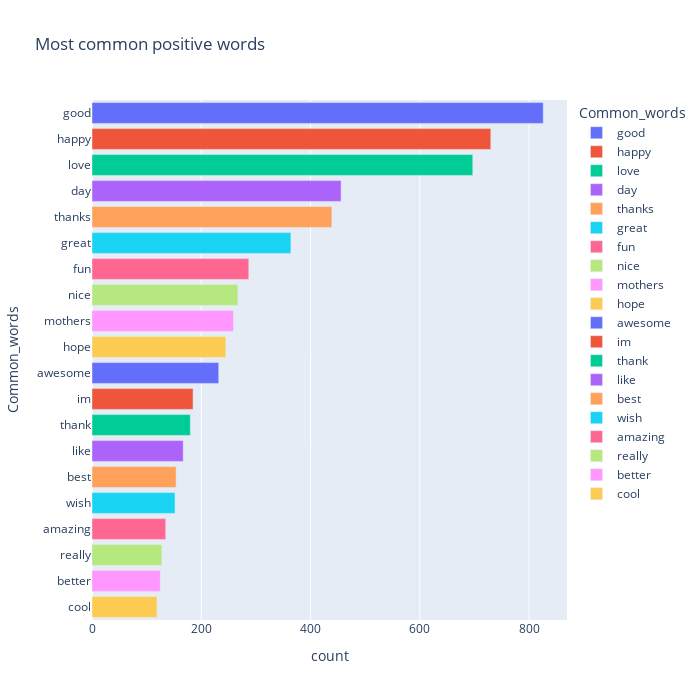

Notebook cell for this chart:
### Code cell
fig = px.bar(temp_positive, x="count", y="Common_words", title='Most common positive words', orientation='h', 
             width=700, height=700,color='Common_words')
fig.show()

### Figure 1 — Plotly figure (JSON) as saved in the notebook; plotly's stock layout.template omitted (floating-point values rounded to 4 significant figures)
{"data": [{"alignmentgroup": "True", "hovertemplate": "Common_words=%{y}<br>count=%{x}<extra></extra>", "legendgroup": "good", "marker": {"color": "#636efa", "pattern": {"shape": ""}}, "name": "good", "offsetgroup": "good", "orientation": "h", "showlegend": true, "textposition": "auto", "type": "bar", "x": [826], "xaxis": "x", "y": ["good"], "yaxis": "y"}, {"alignmentgroup": "True", "hovertemplate": "Common_words=%{y}<br>count=%{x}<extra></extra>", "legendgroup": "happy", "marker": {"color": "#EF553B", "pattern": {"shape": ""}}, "name": "happy", "offsetgroup": "happy", "orientation": "h", "showlegend": true, "textposition": "auto", "type": "bar", "x": [730], "xaxis": "x", "y": ["happy"], "yaxis": "y"}, {"alignmentgroup": "True", "hovertemplate": "Common_words=%{y}<br>count=%{x}<extra></extra>", "legendgroup": "love", "marker": {"color": "#00cc96", "pattern": {"shape": ""}}, "name": "love", "offsetgroup": "love", "orientation": "h", "showlegend": true, "textposition": "auto", "type": "bar", "x": [697], "xaxis": "x", "y": ["love"], "yaxis": "y"}, {"alignmentgroup": "True", "hovertemplate": "Common_words=%{y}<br>count=%{x}<extra></extra>", "legendgroup": "day", "marker": {"color": "#ab63fa", "pattern": {"shape": ""}}, "name": "day", "offsetgroup": "day", "orientation": "h", "showlegend": true, "textposition": "auto", "type": "bar", "x": [456], "xaxis": "x", "y": ["day"], "yaxis": "y"}, {"alignmentgroup": "True", "hovertemplate": "Common_words=%{y}<br>count=%{x}<extra></extra>", "legendgroup": "thanks", "marker": {"color": "#FFA15A", "pattern": {"shape": ""}}, "name": "thanks", "offsetgroup": "thanks", "orientation": "h", "showlegend": true, "textposition": "auto", "type": "bar", "x": [439], "xaxis": "x", "y": ["thanks"], "yaxis": "y"}, {"alignmentgroup": "True", "hovertemplate": "Common_words=%{y}<br>count=%{x}<extra></extra>", "legendgroup": "great", "marker": {"color": "#19d3f3", "pattern": {"shape": ""}}, "name": "great", "offsetgroup": "great", "orientation": "h", "showlegend": true, "textposition": "auto", "type": "bar", "x": [364], "xaxis": "x", "y": ["great"], "yaxis": "y"}, {"alignmentgroup": "True", "hovertemplate": "Common_words=%{y}<br>count=%{x}<extra></extra>", "legendgroup": "fun", "marker": {"color": "#FF6692", "pattern": {"shape": ""}}, "name": "fun", "offsetgroup": "fun", "orientation": "h", "showlegend": true, "textposition": "auto", "type": "bar", "x": [287], "xaxis": "x", "y": ["fun"], "yaxis": "y"}, {"alignmentgroup": "True", "hovertemplate": "Common_words=%{y}<br>count=%{x}<extra></extra>", "legendgroup": "nice", "marker": {"color": "#B6E880", "pattern": {"shape": ""}}, "name": "nice", "offsetgroup": "nice", "orientation": "h", "showlegend": true, "textposition": "auto", "type": "bar", "x": [267], "xaxis": "x", "y": ["nice"], "yaxis": "y"}, {"alignmentgroup": "True", "hovertemplate": "Common_words=%{y}<br>count=%{x}<extra></extra>", "legendgroup": "mothers", "marker": {"color": "#FF97FF", "pattern": {"shape": ""}}, "name": "mothers", "offsetgroup": "mothers", "orientation": "h", "showlegend": true, "textposition": "auto", "type": "bar", "x": [259], "xaxis": "x", "y": ["mothers"], "yaxis": "y"}, {"alignmentgroup": "True", "hovertemplate": "Common_words=%{y}<br>count=%{x}<extra></extra>", "legendgroup": "hope", "marker": {"color": "#FECB52", "pattern": {"shape": ""}}, "name": "hope", "offsetgroup": "hope", "orientation": "h", "showlegend": true, "textposition": "auto", "type": "bar", "x": [245], "xaxis": "x", "y": ["hope"], "yaxis": "y"}, {"alignmentgroup": "True", "hovertemplate": "Common_words=%{y}<br>count=%{x}<extra></extra>", "legendgroup": "awesome", "marker": {"color": "#636efa", "pattern": {"shape": ""}}, "name": "awesome", "offsetgroup": "awesome", "orientation": "h", "showlegend": true, "textposition": "auto", "type": "bar", "x": [232], "xaxis": "x", "y": ["awesome"], "yaxis": "y"}, {"alignmentgroup": "True", "hovertemplate": "Common_words=%{y}<br>count=%{x}<extra></extra>", "legendgroup": "im", "marker": {"color": "#EF553B", "pattern": {"shape": ""}}, "name": "im", "offsetgroup": "im", "orientation": "h", "showlegend": true, "textposition": "auto", "type": "bar", "x": [185], "xaxis": "x", "y": ["im"], "yaxis": "y"}, {"alignmentgroup": "True", "hovertemplate": "Common_words=%{y}<br>count=%{x}<extra></extra>", "legendgroup": "thank", "marker": {"color": "#00cc96", "pattern": {"shape": ""}}, "name": "thank", "offsetgroup": "thank", "orientation": "h", "showlegend": true, "textposition": "auto", "type": "bar", "x": [180], "xaxis": "x", "y": ["thank"], "yaxis": "y"}, {"alignmentgroup": "True", "hovertemplate": "Common_words=%{y}<br>count=%{x}<extra></extra>", "legendgroup": "like", "marker": {"color": "#ab63fa", "pattern": {"shape": ""}}, "name": "like", "offsetgroup": "like", "orientation": "h", "showlegend": true, "textposition": "auto", "type": "bar", "x": [167], "xaxis": "x", "y": ["like"], "yaxis": "y"}, {"alignmentgroup": "True", "hovertemplate": "Common_words=%{y}<br>count=%{x}<extra></extra>", "legendgroup": "best", "marker": {"color": "#FFA15A", "pattern": {"shape": ""}}, "name": "best", "offsetgroup": "best", "orientation": "h", "showlegend": true, "textposition": "auto", "type": "bar", "x": [154], "xaxis": "x", "y": ["best"], "yaxis": "y"}, {"alignmentgroup": "True", "hovertemplate": "Common_words=%{y}<br>count=%{x}<extra></extra>", "legendgroup": "wish", "marker": {"color": "#19d3f3", "pattern": {"shape": ""}}, "name": "wish", "offsetgroup": "wish", "orientation": "h", "showlegend": true, "textposition": "auto", "type": "bar", "x": [152], "xaxis": "x", "y": ["wish"], "yaxis": "y"}, {"alignmentgroup": "True", "hovertemplate": "Common_words=%{y}<br>count=%{x}<extra></extra>", "legendgroup": "amazing", "marker": {"color": "#FF6692", "pattern": {"shape": ""}}, "name": "amazing", "offsetgroup": "amazing", "orientation": "h", "showlegend": true, "textposition": "auto", "type": "bar", "x": [135], "xaxis": "x", "y": ["amazing"], "yaxis": "y"}, {"alignmentgroup": "True", "hovertemplate": "Common_words=%{y}<br>count=%{x}<extra></extra>", "legendgroup": "really", "marker": {"color": "#B6E880", "pattern": {"shape": ""}}, "name": "really", "offsetgroup": "really", "orientation": "h", "showlegend": true, "textposition": "auto", "type": "bar", "x": [128], "xaxis": "x", "y": ["really"], "yaxis": "y"}, {"alignmentgroup": "True", "hovertemplate": "Common_words=%{y}<br>count=%{x}<extra></extra>", "legendgroup": "better", "marker": {"color": "#FF97FF", "pattern": {"shape": ""}}, "name": "better", "offsetgroup": "better", "orientation": "h", "showlegend": true, "textposition": "auto", "type": "bar", "x": [125], "xaxis": "x", "y": ["better"], "yaxis": "y"}, {"alignmentgroup": "True", "hovertemplate": "Common_words=%{y}<br>count=%{x}<extra></extra>", "legendgroup": "cool", "marker": {"color": "#FECB52", "pattern": {"shape": ""}}, "name": "cool", "offsetgroup": "cool", "orientation": "h", "showlegend": true, "textposition": "auto", "type": "bar", "x": [119], "xaxis": "x", "y": ["cool"], "yaxis": "y"}], "layout": {"barmode": "relative", "height": 700, "legend": {"title": {"text": "Common_words"}, "tracegroupgap": 0}, "title": {"text": "Most common positive words"}, "width": 700, "xaxis": {"anchor": "y", "domain": [0, 1], "title": {"text": "count"}}, "yaxis": {"anchor": "x", "categoryarray": ["cool", "better", "really", "amazing", "wish", "best", "like", "thank", "im", "awesome", "hope", "mothers", "nice", "fun", "great", "thanks", "day", "love", "happy", "good"], "categoryorder": "array", "domain": [0, 1], "title": {"text": "Common_words"}}}}
